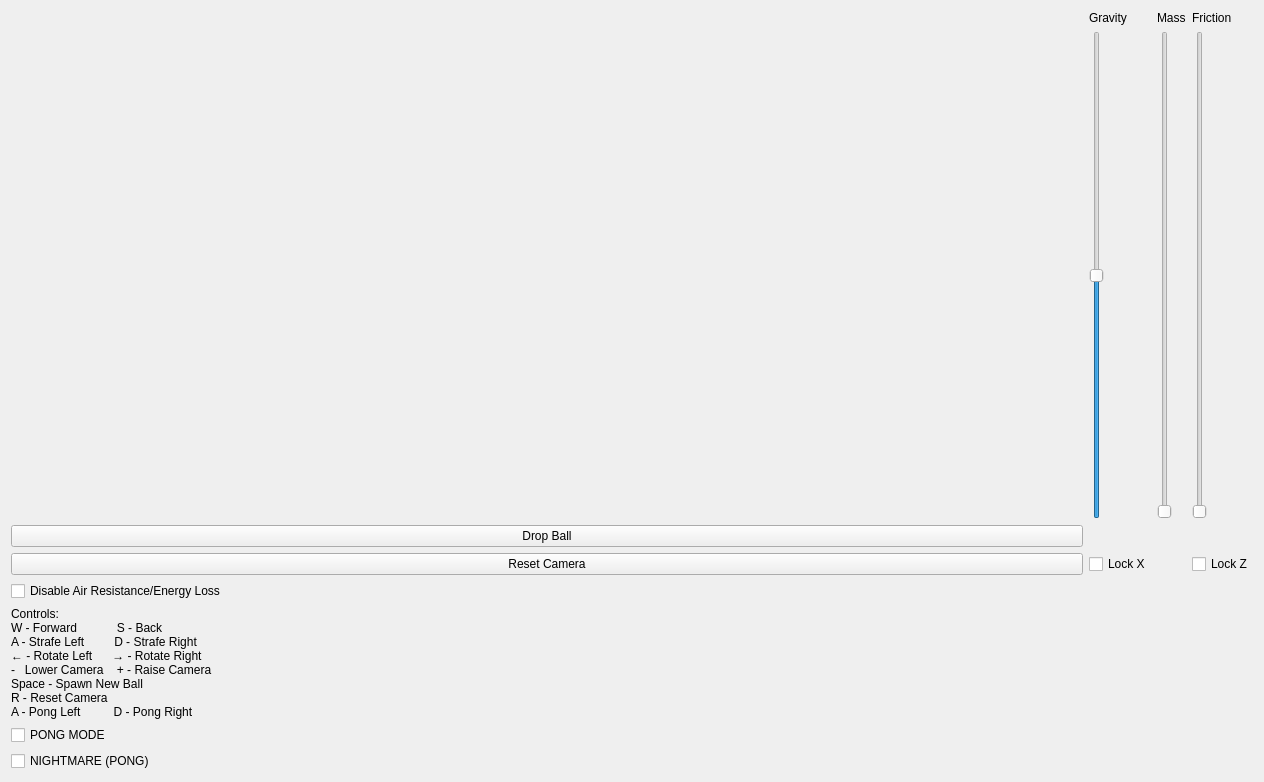
<?xml version="1.0" encoding="UTF-8"?>
<ui version="4.0">
 <class>MainWindow</class>
 <widget class="QMainWindow" name="MainWindow">
  <property name="geometry">
   <rect>
    <x>0</x>
    <y>0</y>
    <width>1264</width>
    <height>782</height>
   </rect>
  </property>
  <property name="windowTitle">
   <string>Bouncing Ball</string>
  </property>
  <widget class="QWidget" name="centralWidget">
   <layout class="QGridLayout" name="gridLayout">
    <item row="1" column="0">
     <widget class="BasicOpenGLView" name="widget" native="true"/>
    </item>
    <item row="1" column="2">
     <widget class="QSlider" name="verticalSlider">
      <property name="minimum">
       <number>0</number>
      </property>
      <property name="maximum">
       <number>10</number>
      </property>
      <property name="singleStep">
       <number>1</number>
      </property>
      <property name="value">
       <number>0</number>
      </property>
      <property name="orientation">
       <enum>Qt::Vertical</enum>
      </property>
     </widget>
    </item>
    <item row="1" column="1">
     <widget class="QSlider" name="verticalSlider_2">
      <property name="minimum">
       <number>0</number>
      </property>
      <property name="maximum">
       <number>10</number>
      </property>
      <property name="value">
       <number>5</number>
      </property>
      <property name="orientation">
       <enum>Qt::Vertical</enum>
      </property>
     </widget>
    </item>
    <item row="2" column="0">
     <widget class="QPushButton" name="pushButton">
      <property name="text">
       <string>Drop Ball</string>
      </property>
     </widget>
    </item>
    <item row="1" column="3">
     <widget class="QSlider" name="verticalSlider_3">
      <property name="maximum">
       <number>10</number>
      </property>
      <property name="value">
       <number>0</number>
      </property>
      <property name="orientation">
       <enum>Qt::Vertical</enum>
      </property>
     </widget>
    </item>
    <item row="0" column="1">
     <widget class="QLabel" name="label_2">
      <property name="text">
       <string>Gravity</string>
      </property>
     </widget>
    </item>
    <item row="0" column="2">
     <widget class="QLabel" name="label">
      <property name="text">
       <string>Mass</string>
      </property>
     </widget>
    </item>
    <item row="0" column="3">
     <widget class="QLabel" name="label_3">
      <property name="text">
       <string>Friction</string>
      </property>
     </widget>
    </item>
    <item row="3" column="0">
     <widget class="QPushButton" name="pushButton_2">
      <property name="text">
       <string>Reset Camera</string>
      </property>
     </widget>
    </item>
    <item row="3" column="3">
     <widget class="QCheckBox" name="checkBox">
      <property name="text">
       <string>Lock Z</string>
      </property>
     </widget>
    </item>
    <item row="3" column="1">
     <widget class="QCheckBox" name="checkBox_2">
      <property name="text">
       <string>Lock X</string>
      </property>
     </widget>
    </item>
    <item row="4" column="0">
     <widget class="QCheckBox" name="checkBox_3">
      <property name="text">
       <string>Disable Air Resistance/Energy Loss</string>
      </property>
     </widget>
    </item>
    <item row="6" column="0">
     <widget class="QLabel" name="label_4">
      <property name="text">
       <string>Controls:
W - Forward            S - Back
A - Strafe Left         D - Strafe Right
← - Rotate Left      → - Rotate Right
-   Lower Camera    + - Raise Camera
Space - Spawn New Ball
R - Reset Camera
A - Pong Left          D - Pong Right</string>
      </property>
     </widget>
    </item>
    <item row="7" column="0">
     <widget class="QCheckBox" name="checkBox_4">
      <property name="text">
       <string>PONG MODE</string>
      </property>
     </widget>
    </item>
    <item row="8" column="0">
     <widget class="QCheckBox" name="checkBox_5">
      <property name="text">
       <string>NIGHTMARE (PONG)</string>
      </property>
     </widget>
    </item>
   </layout>
  </widget>
 </widget>
 <layoutdefault spacing="6" margin="11"/>
 <customwidgets>
  <customwidget>
   <class>BasicOpenGLView</class>
   <extends>QWidget</extends>
   <header>basicopenglview.h</header>
   <container>1</container>
  </customwidget>
 </customwidgets>
 <resources/>
 <connections/>
</ui>
